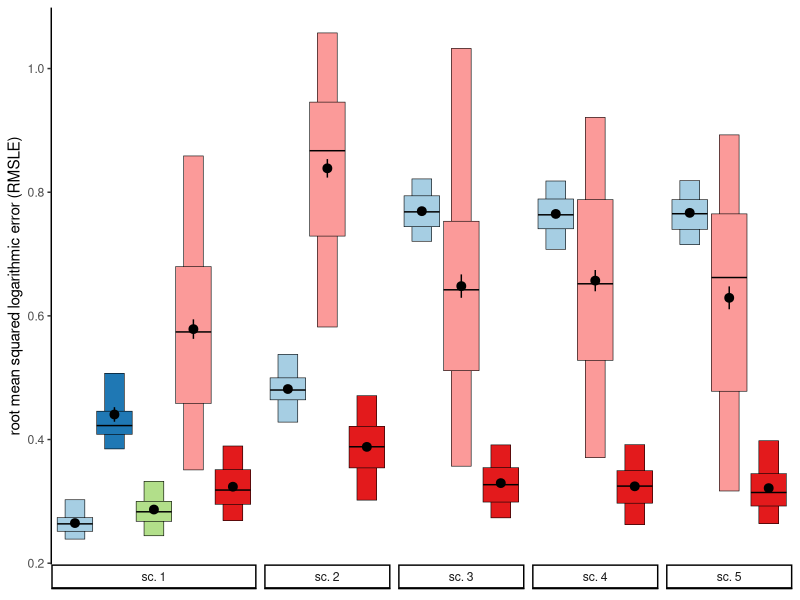
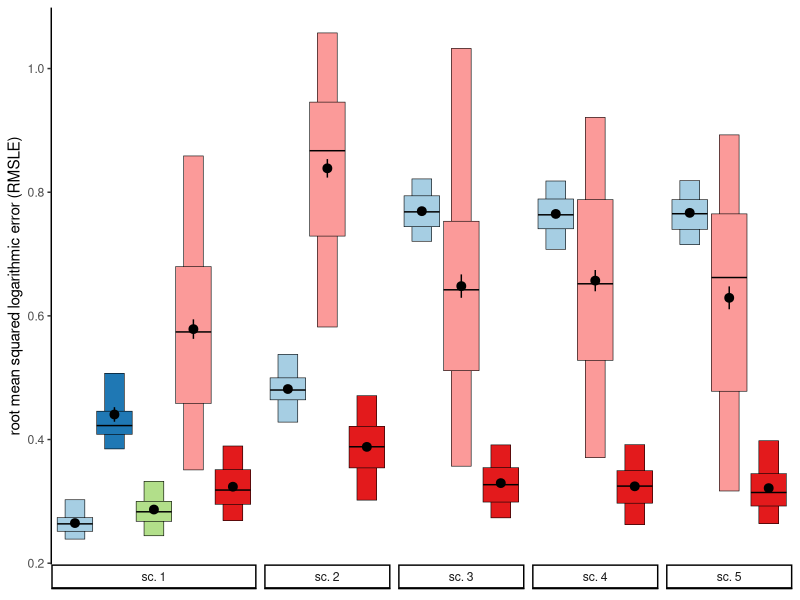

Here is the R script that generated these plots, in order:
require(ggplot2)
#setwd("/Users/uym2/my_gits/MD-Cat-paper/Plots/simulated/angiosperm")

quantiles_95 <- function(x) {
  r <- quantile(x, probs=c(0.05, 0.5, 0.95))
  names(r) <- c("ymin", "y", "ymax")
  r
}
quantiles_75 <- function(x) {
  r <- quantile(x, probs=c(0.25, 0.5, 0.75))
  names(r) <- c("ymin", "y", "ymax")
  r
}

d1 = read.table("mutation_rates.txt",header=T)
d2 = read.table("results_rate_moreBEAST.txt",header=T)
d=rbind(d1,d2)
#d$method = factor(d$method,levels = c("wLogDate","MD-Cat","BEAST_lnorm","BEAST_strict","BEAST_rcla"))


d$method = factor(d$method,levels = c("BEAST_lnorm",
                             "BEAST_strict","BEAST_rcla","RelTime","wLogDate","MD-Cat"))

ggplot(d,aes(x=method,y=log10(exp(1))*error,fill=method)) + 
  stat_summary(position=position_dodge(width=0.9),width=.5,
               fun.data = quantiles_95,geom="crossbar",size=0.2) +
  stat_summary(position=position_dodge2(width=0.75),
               fun.data = quantiles_75,geom="crossbar",size=0.2) +
  #geom_boxplot(position="dodge") + 
  stat_summary(position=position_dodge2(width = 0.9)) + 
  #scale_fill_manual(values = c("#D95F02","#7570B3")) +
  scale_fill_manual(values = RColorBrewer::brewer.pal(7,'Paired')[c(1:3,5:6)]) +
  xlab("simulation") + ylab("root mean squared logarithmic error (RMSLE)") +
  theme_classic() +
  facet_grid(~sub(pattern = "scenario","sc. ",scenario),scales="free_x",space="free", switch = "x") + 
  theme(axis.ticks.x = element_blank(),axis.title.x = element_blank(),axis.text.x = element_blank()) +
  theme(legend.title = element_blank(),legend.position = "none") 
ggsave("mutation_rates.pdf",width=4,height=4)
